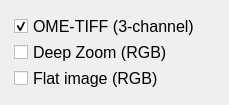
                            <widget class="QWidget" name="scrollAreaWidgetContents_5">
                             <property name="geometry">
                              <rect>
                               <x>0</x>
                               <y>0</y>
                               <width>229</width>
                               <height>89</height>
                              </rect>
                             </property>
                             <layout class="QGridLayout" name="gridLayout_16">
                              <item row="0" column="0">
                               <widget class="QWidget" name="widget_5" native="true">
                                <layout class="QGridLayout" name="gridLayout_17">
                                 <property name="sizeConstraint">
                                  <enum>QLayout::SetDefaultConstraint</enum>
                                 </property>
                                 <property name="leftMargin">
                                  <number>3</number>
                                 </property>
                                 <property name="topMargin">
                                  <number>3</number>
                                 </property>
                                 <property name="rightMargin">
                                  <number>3</number>
                                 </property>
                                 <property name="bottomMargin">
                                  <number>3</number>
                                 </property>
                                 <property name="horizontalSpacing">
                                  <number>6</number>
                                 </property>
                                 <property name="verticalSpacing">
                                  <number>1</number>
                                 </property>
                                 <item row="0" column="0">
                                  <widget class="QCheckBox" name="checkBox_17">
                                   <property name="font">
                                    <font>
                                     <family>Arial</family>
                                     <pointsize>12</pointsize>
                                    </font>
                                   </property>
                                   <property name="autoFillBackground">
                                    <bool>false</bool>
                                   </property>
                                   <property name="text">
                                    <string>OME-TIFF (3-channel)</string>
                                   </property>
                                   <property name="checked">
                                    <bool>true</bool>
                                   </property>
                                  </widget>
                                 </item>
                                 <item row="1" column="0">
                                  <widget class="QCheckBox" name="checkBox_18">
                                   <property name="font">
                                    <font>
                                     <family>Arial</family>
                                     <pointsize>12</pointsize>
                                    </font>
                                   </property>
                                   <property name="text">
                                    <string>Deep Zoom (RGB)</string>
                                   </property>
                                   <property name="checked">
                                    <bool>false</bool>
                                   </property>
                                  </widget>
                                 </item>
                                 <item row="2" column="0">
                                  <widget class="QCheckBox" name="checkBox_19">
                                   <property name="font">
                                    <font>
                                     <family>Arial</family>
                                     <pointsize>12</pointsize>
                                    </font>
                                   </property>
                                   <property name="text">
                                    <string>Flat image (RGB)</string>
                                   </property>
                                   <property name="checked">
                                    <bool>false</bool>
                                   </property>
                                  </widget>
                                 </item>
                                </layout>
                               </widget>
                              </item>
                             </layout>
                            </widget>
